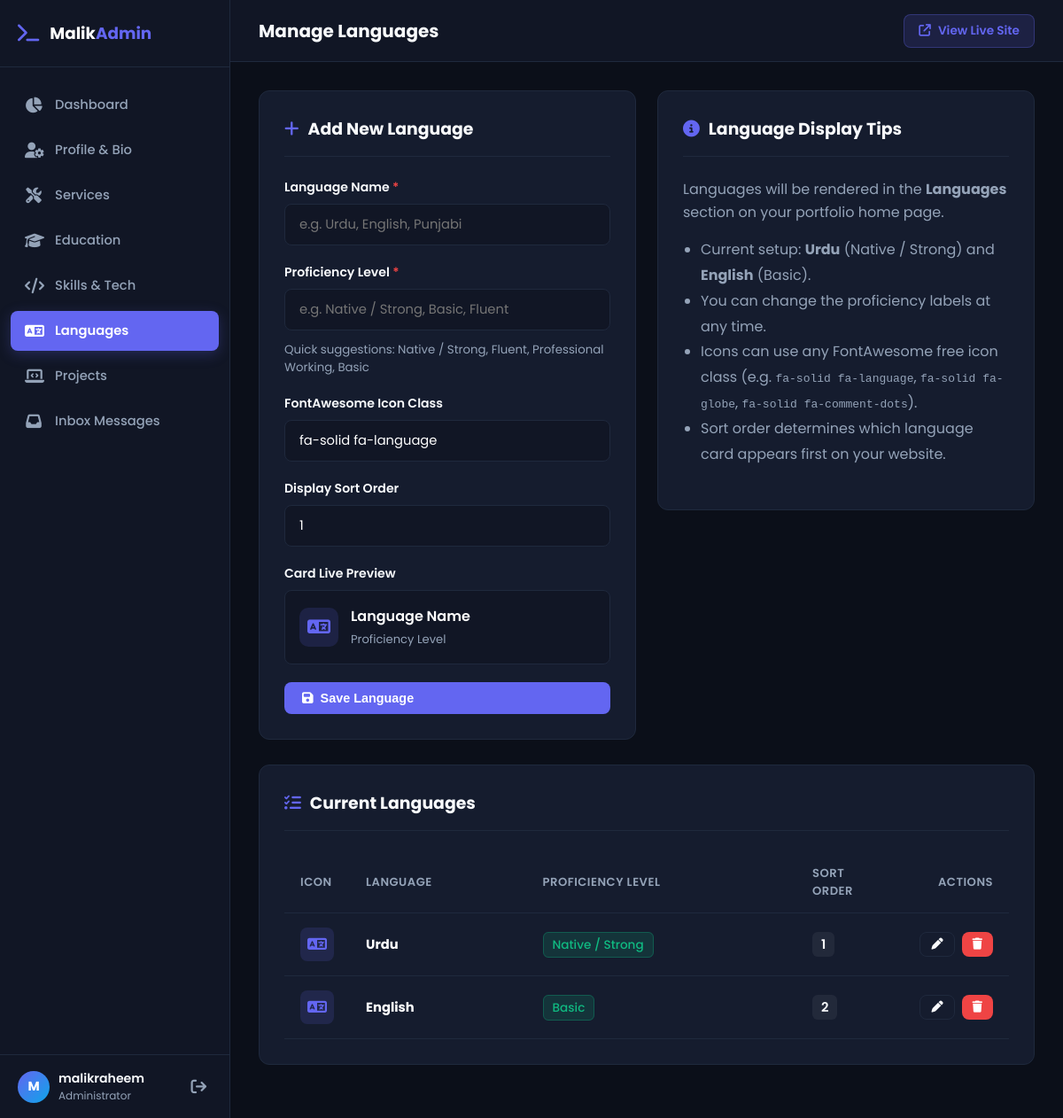
The page /admin/languages.php (signed in) on the database its author committed.
### tables this page shows
CREATE TABLE IF NOT EXISTS `languages` (
  `id` INT AUTO_INCREMENT PRIMARY KEY,
  `name` VARCHAR(100) NOT NULL,
  `level` VARCHAR(100) NOT NULL,
  `icon_class` VARCHAR(100) DEFAULT 'fa-solid fa-language',
  `sort_order` INT DEFAULT 0
);

### includes/functions.php (called while the page is built, shortened)
<?php
function getLanguagesList(): array {
    $pdo = getDBConnection();
    $stmt = $pdo->query("SELECT * FROM `languages` ORDER BY `sort_order` ASC, `id` ASC");
    return $stmt->fetchAll();
}

### admin/languages.php (the view, shortened to what this page needs)
<?php
require_once __DIR__ . '/header.php';
$editLang = null;
$languagesList = getLanguagesList();
?>
<div style="display: grid; grid-template-columns: 1fr 1fr; gap: 24px; align-items: start;">
    <div class="content-card">
        <div class="card-header">
            <h3>
                <i class="fa-solid <?= $editLang ? 'fa-pen-to-square' : 'fa-plus' ?>"></i>
                <?= $editLang ? 'Edit Language' : 'Add New Language' ?>
            </h3>
        </div>
        <form action="languages.php" method="POST">
            <div class="form-group">
                <label for="name">Language Name <span style="color: var(--adm-danger);">*</span></label>
                <input type="text" id="name" name="name" class="form-control" placeholder="e.g. Urdu, English, Punjabi" value="<?= htmlspecialchars($editLang['name'] ?? '') ?>" required oninput="previewLanguage()">
            </div>
            <div class="form-group">
                <label for="level">Proficiency Level <span style="color: var(--adm-danger);">*</span></label>
                <input type="text" id="level" name="level" class="form-control" placeholder="e.g. Native / Strong, Basic, Fluent" value="<?= htmlspecialchars($editLang['level'] ?? '') ?>" required oninput="previewLanguage()">
                <small style="color: var(--adm-text-muted); margin-top: 4px;">Quick suggestions: Native / Strong, Fluent, Professional Working, Basic</small>
            </div>
            <div class="form-group">
                <label for="icon_class">FontAwesome Icon Class</label>
                <input type="text" id="icon_class" name="icon_class" class="form-control" placeholder="fa-solid fa-language" value="<?= htmlspecialchars($editLang['icon_class'] ?? 'fa-solid fa-language') ?>" oninput="previewLanguage()">
            </div>
            <div class="form-group">
                <label for="sort_order">Display Sort Order</label>
                <input type="number" id="sort_order" name="sort_order" class="form-control" value="<?= htmlspecialchars($editLang['sort_order'] ?? '1') ?>">
            </div>
            <div class="form-group">
                <label>Card Live Preview</label>
                <div style="background-color: var(--adm-sidebar); border: 1px solid var(--adm-border); border-radius: var(--adm-radius-sm); padding: 16px; display: flex; align-items: center; gap: 14px;">
                    <div style="width: 44px; height: 44px; border-radius: 10px; background: rgba(99, 102, 241, 0.15); color: var(--adm-primary); display: flex; align-items: center; justify-content: center; font-size: 1.3rem;">
                        <i id="previewLangIcon" class="<?= htmlspecialchars($editLang['icon_class'] ?? 'fa-solid fa-language') ?>"></i>
                    </div>
                    <div>
                        <h4 id="previewLangName" style="color: #ffffff; font-size: 1rem; font-weight: 600; margin: 0;"><?= htmlspecialchars($editLang['name'] ?? 'Language Name') ?></h4>
                        <span id="previewLangLevel" style="font-size: 0.82rem; color: var(--adm-text-muted);"><?= htmlspecialchars($editLang['level'] ?? 'Proficiency Level') ?></span>
                    </div>
                </div>
            </div>
            <button type="submit" class="btn btn-primary" style="width: 100%;">
                <i class="fa-solid fa-floppy-disk"></i>
                <?= $editLang ? 'Update Language' : 'Save Language' ?>
            </button>
        </form>
    </div>
    <div class="content-card">
        <div class="card-header">
            <h3><i class="fa-solid fa-circle-info"></i> Language Display Tips</h3>
        </div>
        <p style="color: var(--adm-text-muted); line-height: 1.6; margin-bottom: 16px;">
            Languages will be rendered in the <strong>Languages</strong> section on your portfolio home page.
        </p>
        <ul style="color: var(--adm-text-muted); line-height: 1.8; padding-left: 20px; margin-bottom: 20px;">
            <li>Current setup: <strong>Urdu</strong> (Native / Strong) and <strong>English</strong> (Basic).</li>
            <li>You can change the proficiency labels at any time.</li>
            <li>Icons can use any FontAwesome free icon class (e.g. <code>fa-solid fa-language</code>, <code>fa-solid fa-globe</code>, <code>fa-solid fa-comment-dots</code>).</li>
            <li>Sort order determines which language card appears first on your website.</li>
        </ul>
    </div>
</div>
<div class="content-card">
    <div class="card-header">
        <h3><i class="fa-solid fa-list-check"></i> Current Languages</h3>
    </div>
    <div class="table-responsive">
        <?php if (!empty($languagesList)): ?>
            <table class="adm-table">
                <thead>
                    <tr>
                        <th style="width: 70px;">Icon</th>
                        <th>Language</th>
                        <th>Proficiency Level</th>
                        <th style="width: 100px;">Sort Order</th>
                        <th style="width: 140px; text-align: right;">Actions</th>
                    </tr>
                </thead>
                <tbody>
                    <?php foreach ($languagesList as $lang): ?>
                        <tr>
                            <td>
                                <div style="width: 38px; height: 38px; border-radius: 8px; background: rgba(99, 102, 241, 0.15); color: var(--adm-primary); display: flex; align-items: center; justify-content: center; font-size: 1.1rem;">
                                    <i class="<?= htmlspecialchars($lang['icon_class'] ?? 'fa-solid fa-language') ?>"></i>
                                </div>
                            </td>
                            <td>
                                <strong style="color: #ffffff;"><?= htmlspecialchars($lang['name']) ?></strong>
                            </td>
                            <td>
                                <span style="background: rgba(16, 185, 129, 0.15); color: var(--adm-success); border: 1px solid rgba(16, 185, 129, 0.3); padding: 4px 10px; border-radius: 6px; font-size: 0.85rem; font-weight: 500;">
                                    <?= htmlspecialchars($lang['level']) ?>
                                </span>
                            </td>
                            <td>
                                <span style="background: rgba(255,255,255,0.06); padding: 4px 10px; border-radius: 6px; font-weight: 600;">
                                    <?= $lang['sort_order'] ?>
                                </span>
                            </td>
                            <td style="text-align: right;">
                                <div style="display: flex; gap: 8px; justify-content: flex-end;">
                                    <a href="languages.php?edit=<?= $lang['id'] ?>" class="btn btn-outline btn-sm" title="Edit">
                                        <i class="fa-solid fa-pen"></i>
                                    </a>
                                    <a href="languages.php?delete=<?= $lang['id'] ?>" class="btn btn-danger btn-sm" onclick="return confirm('Are you sure you want to delete this language?');" title="Delete">
                                        <i class="fa-solid fa-trash"></i>
                                    </a>
                                </div>
                            </td>
                        </tr>
                    <?php endforeach; ?>
                </tbody>
            </table>
        <?php else: ?>
            <p style="color: var(--adm-text-muted);">No languages configured. Add one using the form above.</p>
        <?php endif; ?>
    </div>
</div>
<?php require_once __DIR__ . '/footer.php'; ?>

### admin/admin.css (style rules this page uses)
:root { --adm-bg: #0b0f19; --adm-sidebar: #111625; --adm-card: #151c2e; --adm-card-hover: #192237; --adm-border: #1f293d; --adm-primary: #6366f1; --adm-primary-hover: #4f46e5; --adm-primary-glow: rgba(99, 102, 241, 0.25); --adm-success: #10b981; --adm-warning: #f59e0b; --adm-danger: #ef4444; --adm-info: #0ea5e9; --adm-text: #f8fafc; --adm-text-muted: #94a3b8; --adm-radius: 12px; --adm-radius-sm: 8px; --adm-transition: all 0.25s ease; }
* { margin: 0; padding: 0; box-sizing: border-box; }
body { font-family: 'Poppins', -apple-system, BlinkMacSystemFont, 'Segoe UI', Roboto, sans-serif; background-color: var(--adm-bg); color: var(--adm-text); min-height: 100vh; display: flex; }
a { color: inherit; text-decoration: none; }
.content-card { background-color: var(--adm-card); border: 1px solid var(--adm-border); border-radius: var(--adm-radius); padding: 28px; margin-bottom: 28px; }
.card-header { display: flex; justify-content: space-between; align-items: center; margin-bottom: 24px; padding-bottom: 16px; border-bottom: 1px solid var(--adm-border); }
.card-header h3 { font-size: 1.18rem; font-weight: 700; display: flex; align-items: center; gap: 10px; }
.card-header h3 i { color: var(--adm-primary); }
.table-responsive { overflow-x: auto; }
.adm-table { width: 100%; border-collapse: collapse; font-size: 0.92rem; }
.adm-table th { text-align: left; padding: 14px 18px; color: var(--adm-text-muted); font-weight: 600; font-size: 0.82rem; text-transform: uppercase; letter-spacing: 0.5px; border-bottom: 1px solid var(--adm-border); }
.adm-table td { padding: 16px 18px; border-bottom: 1px solid var(--adm-border); vertical-align: middle; }
.btn { display: inline-flex; align-items: center; gap: 8px; padding: 10px 20px; border-radius: var(--adm-radius-sm); font-size: 0.9rem; font-weight: 600; cursor: pointer; border: none; transition: var(--adm-transition); }
.btn-primary { background-color: var(--adm-primary); color: #ffffff; }
.btn-danger { background-color: var(--adm-danger); color: #ffffff; }
.btn-outline { background: transparent; border: 1px solid var(--adm-border); color: var(--adm-text); }
.btn-sm { padding: 6px 12px; font-size: 0.82rem; }
.form-group { display: flex; flex-direction: column; gap: 8px; margin-bottom: 20px; }
.form-group label { font-size: 0.88rem; font-weight: 600; color: var(--adm-text); }
.form-control { padding: 12px 16px; background-color: var(--adm-sidebar); border: 1px solid var(--adm-border); border-radius: var(--adm-radius-sm); color: #ffffff; font-family: inherit; font-size: 0.92rem; outline: none; transition: var(--adm-transition); }

### rows shown on the page
languages: name "Urdu", level "Native / Strong", sort_order "1"
languages: name "English", level "Basic", sort_order "2"

### other values the page prints
$_SESSION['admin_username'] "malikraheem"
$pageTitle "Manage Languages"
$editLang['name'] "Language Name"
$editLang['level'] "Proficiency Level"
